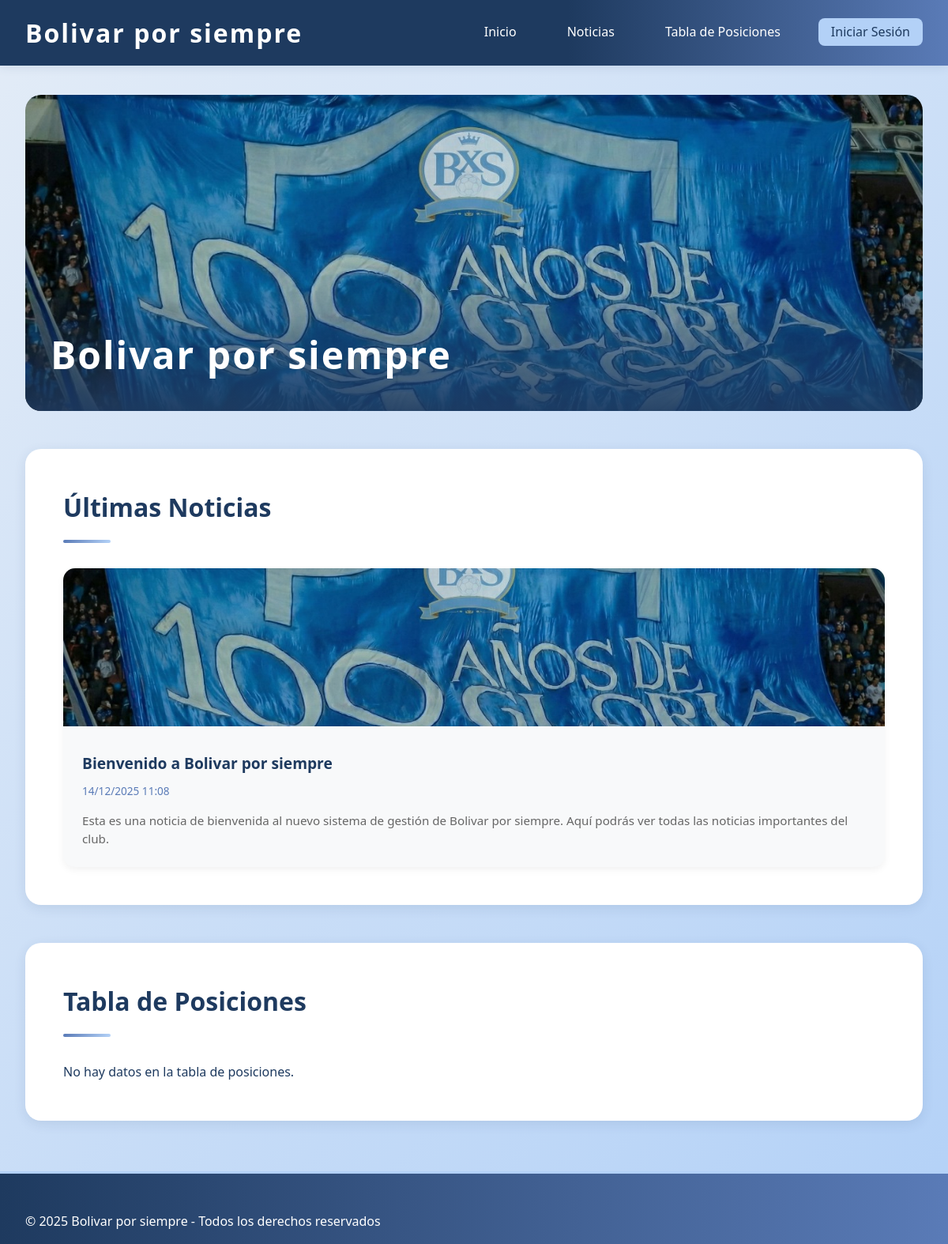
The page /index-old.php on the database its author committed.
### tables this page shows
CREATE TABLE IF NOT EXISTS noticias (
  id INT AUTO_INCREMENT PRIMARY KEY,
  titulo VARCHAR(255) NOT NULL,
  contenido LONGTEXT NOT NULL,
  autor_id INT NOT NULL,
  imagen VARCHAR(255),
  estado ENUM('publicado', 'borrador', 'cancelado') DEFAULT 'borrador',
  fecha_creacion TIMESTAMP DEFAULT CURRENT_TIMESTAMP,
  fecha_actualizacion TIMESTAMP DEFAULT CURRENT_TIMESTAMP ON UPDATE CURRENT_TIMESTAMP,
  fecha_publicacion DATETIME NULL,
  FOREIGN KEY (autor_id) REFERENCES usuarios(id) ON DELETE CASCADE,
  INDEX idx_estado (estado),
  INDEX idx_fecha (fecha_creacion)
);

### config/database.php (called while the page is built, shortened)
<?php
function estoy_autenticado() {
    return (isset($_SESSION['autenticado']) && $_SESSION['autenticado'] === true) ||
           (isset($_SESSION['usuario_id']) && isset($_SESSION['usuario_rol']));
}
?>

### index-old.php (the view, shortened to what this page needs)
<?php
require_once 'config/database.php';
require_once 'includes/auth.php';
$noticias = [];
$resultado = $conn->query("
    SELECT * FROM noticias
    WHERE estado = 'publicado'
    ORDER BY fecha_publicacion DESC
    LIMIT 4
");
if ($resultado) {
    while ($fila = $resultado->fetch_assoc()) {
        $noticias[] = $fila;
    }
}
$tabla_posiciones = [];
?>
<!DOCTYPE html>
<html lang="es">
<head>
    <link rel="stylesheet" href="assets/css/style.css">
    <link rel="stylesheet" href="assets/css/index.css">
</head>
<body>
    <nav class="navbar-fixed">
        <div class="logo">Bolivar por siempre</div>
        <ul>
            <li><a href="index.php">Inicio</a></li>
            <li><a href="#noticias">Noticias</a></li>
            <li><a href="#tabla">Tabla de Posiciones</a></li>
            <?php if (estoy_autenticado()): ?>
                <li><a href="admin/dashboard.php">Panel Admin</a></li>
                <li><a href="?logout=1" class="logout-btn">Cerrar Sesión</a></li>
            <?php else: ?>
                <li><a href="#" class="btn-login" onclick="abrirModalLogin(event)">Iniciar Sesión</a></li>
            <?php endif; ?>
        </ul>
    </nav>
    <main class="page-container">
        <div class="page-header">
            <img src="assets/img/principal.png" alt="Club Bolívar">
            <h1>Bolivar por siempre</h1>
        </div>
        <section class="content-section" id="noticias">
            <div class="section-header">
                <h2>Últimas Noticias</h2>
                <div class="header-line"></div>
            </div>
            <?php if (!empty($noticias)): ?>
                <div class="noticias-grid">
                    <?php foreach ($noticias as $noticia): ?>
                        <article class="noticia-card">
                            <?php if (!empty($noticia['imagen'])): ?>
                                <img src="assets/img/uploads/<?php echo htmlspecialchars($noticia['imagen']); ?>" alt="<?php echo htmlspecialchars($noticia['titulo']); ?>">
                            <?php else: ?>
                                <img src="assets/img/principal.png" alt="Imagen por defecto">
                            <?php endif; ?>
                            <div class="noticia-content">
                                <h3><?php echo htmlspecialchars($noticia['titulo']); ?></h3>
                                <p class="noticia-fecha"><?php echo date('d/m/Y H:i', strtotime($noticia['fecha_publicacion'])); ?></p>
                                <p class="noticia-resumen">
                                    <?php
                                    $resumen = substr($noticia['contenido'], 0, 150);
                                    echo htmlspecialchars($resumen);
                                    ?>
                                </p>
                            </div>
                        </article>
                    <?php endforeach; ?>
                </div>
            <?php else: ?>
                <div class="no-content">
                    <p>No hay noticias publicadas en este momento.</p>
                </div>
            <?php endif; ?>
        </section>
        <section class="content-section" id="tabla">
            <div class="section-header">
                <h2>Tabla de Posiciones</h2>
                <div class="header-line"></div>
            </div>
            <?php if (!empty($tabla_posiciones)): ?>
                <div class="tabla-container">
                    <table class="standings-table">
                        <thead>
                            <tr>
                                <th>Pos</th>
                                <th>Equipo</th>
                                <th>PJ</th>
                                <th>PG</th>
                                <th>PE</th>
                                <th>PP</th>
                                <th>GF</th>
                                <th>GC</th>
                                <th>DG</th>
                                <th>Pts</th>
                            </tr>
                        </thead>
                        <tbody>
                            <?php foreach ($tabla_posiciones as $equipo): ?>
                                <tr <?php echo $equipo['equipo'] === 'Club Bolívar' ? 'class="destacado"' : ''; ?>>
                                    <td><strong><?php echo $equipo['posicion']; ?></strong></td>
                                    <td><?php echo htmlspecialchars($equipo['equipo']); ?></td>
                                    <td><?php echo $equipo['partidos_jugados']; ?></td>
                                    <td><?php echo $equipo['partidos_ganados']; ?></td>
                                    <td><?php echo $equipo['partidos_empatados']; ?></td>
                                    <td><?php echo $equipo['partidos_perdidos']; ?></td>
                                    <td><?php echo $equipo['goles_favor']; ?></td>
                                    <td><?php echo $equipo['goles_contra']; ?></td>
                                    <td><?php echo $equipo['diferencia_goles']; ?></td>
                                    <td><strong><?php echo $equipo['puntos']; ?></strong></td>
                                </tr>
                            <?php endforeach; ?>
                        </tbody>
                    </table>
                </div>
            <?php else: ?>
                <div class="no-content">
                    <p>No hay datos en la tabla de posiciones.</p>
                </div>
            <?php endif; ?>
        </section>
    </main>
    <footer class="footer">
        <div class="footer-content">
            <p>&copy; 2025 Bolivar por siempre - Todos los derechos reservados</p>
        </div>
    </footer>
</body>
</html>

### assets/css/style.css (style rules this page uses)
* { margin: 0; padding: 0; box-sizing: border-box; }
body { font-family: 'Montserrat', 'Segoe UI', Tahoma, Geneva, Verdana, sans-serif; background: linear-gradient(135deg, #e3ecf7 0%, #b3d1f7 100%); color: #1e3a5f; line-height: 1.6; font-size: 16px; }
.navbar-fixed { position: fixed; top: 0; left: 0; width: 100%; background: linear-gradient(90deg, #1e3a5f 60%, #5a7bb7 100%); color: #fff; display: flex; justify-content: space-between; align-items: center; padding: 1rem 2rem; z-index: 100; box-shadow: 0 2px 12px rgba(30, 58, 95, 0.1); }
.navbar-fixed .logo { font-size: 2rem; font-weight: bold; letter-spacing: 2px; }
.navbar-fixed ul { list-style: none; display: flex; gap: 2rem; margin: 0; padding: 0; align-items: center; }
.navbar-fixed ul li a { color: #fff; text-decoration: none; font-weight: 500; padding: 0.4rem 1rem; border-radius: 8px; transition: all 0.3s ease; }
.navbar-fixed .btn-login { background: #b3d1f7; color: #1e3a5f !important; border: none; cursor: pointer; }
.page-container { max-width: 1200px; margin: 120px auto 0; padding: 0 2rem; }
.page-header { position: relative; margin-bottom: 3rem; border-radius: 20px; overflow: hidden; height: 400px; }
.page-header img { width: 100%; height: 100%; object-fit: cover; }
.page-header h1 { position: absolute; bottom: 0; left: 0; right: 0; background: linear-gradient(180deg, transparent, rgba(30, 58, 95, 0.9)); color: #fff; font-size: 3rem; font-weight: bold; padding: 3rem 2rem 2rem; margin: 0; letter-spacing: 2px; }
.content-section { background: #fff; border-radius: 20px; padding: 3rem; margin-bottom: 3rem; box-shadow: 0 4px 15px rgba(30, 58, 95, 0.1); }
.section-header { position: relative; margin-bottom: 2rem; }
.section-header h2 { color: #1e3a5f; font-size: 2rem; margin-bottom: 1rem; }
.header-line { width: 60px; height: 4px; background: linear-gradient(90deg, #5a7bb7, #b3d1f7); border-radius: 2px; }
.noticias-grid { display: grid; grid-template-columns: repeat(auto-fit, minmax(280px, 1fr)); gap: 2rem; margin-top: 2rem; }
.noticia-card { background: #f8f9fa; border-radius: 15px; overflow: hidden; transition: all 0.3s ease; box-shadow: 0 4px 10px rgba(0, 0, 0, 0.05); }
.noticia-card img { width: 100%; height: 200px; object-fit: cover; }
.noticia-content { padding: 1.5rem; }
.noticia-content h3 { color: #1e3a5f; font-size: 1.2rem; margin-bottom: 0.5rem; }
.noticia-fecha { color: #5a7bb7; font-size: 0.85rem; margin-bottom: 1rem; }
.noticia-resumen { color: #666; font-size: 0.95rem; line-height: 1.5; }
.footer { background: linear-gradient(90deg, #1e3a5f, #5a7bb7); color: #fff; padding: 3rem 2rem 1rem; margin-top: 4rem; border-top: 3px solid #b3d1f7; }

### assets/css/index.css (style rules this page uses)
body { margin: 0; font-family: 'Montserrat', 'Segoe UI', Arial, sans-serif; background: linear-gradient(135deg, #e3ecf7 0%, #b3d1f7 100%); min-height: 100vh; }
.navbar-fixed { position: fixed; top: 0; left: 0; width: 100%; background: linear-gradient(90deg, #1e3a5f 60%, #5a7bb7 100%); color: #fff; display: flex; justify-content: space-between; align-items: center; padding: 1rem 2rem; z-index: 100; box-shadow: 0 2px 12px rgba(30,58,95,0.10); }
.navbar-fixed .logo { font-size: 2rem; font-weight: bold; letter-spacing: 2px; }
.navbar-fixed ul { list-style: none; display: flex; gap: 2rem; margin: 0; padding: 0; }
.navbar-fixed ul li a { color: #fff; text-decoration: none; font-weight: 500; padding: 0.4rem 1rem; border-radius: 8px; }
.footer { background: linear-gradient(90deg, #1e3a5f, #5a7bb7); color: #fff; padding: 3rem 2rem 1rem; margin-top: 4rem; border-top: 3px solid #b3d1f7; }

### rows shown on the page
noticias: imagen (picture), titulo "Bienvenido a Bolivar por siempre", fecha_publicacion "14/12/2025 11:08", contenido "Esta es una noticia de bienvenida al nuevo sistema de gestión de Bolivar por siempre. Aquí podrás ver todas las noticias importantes del club."
